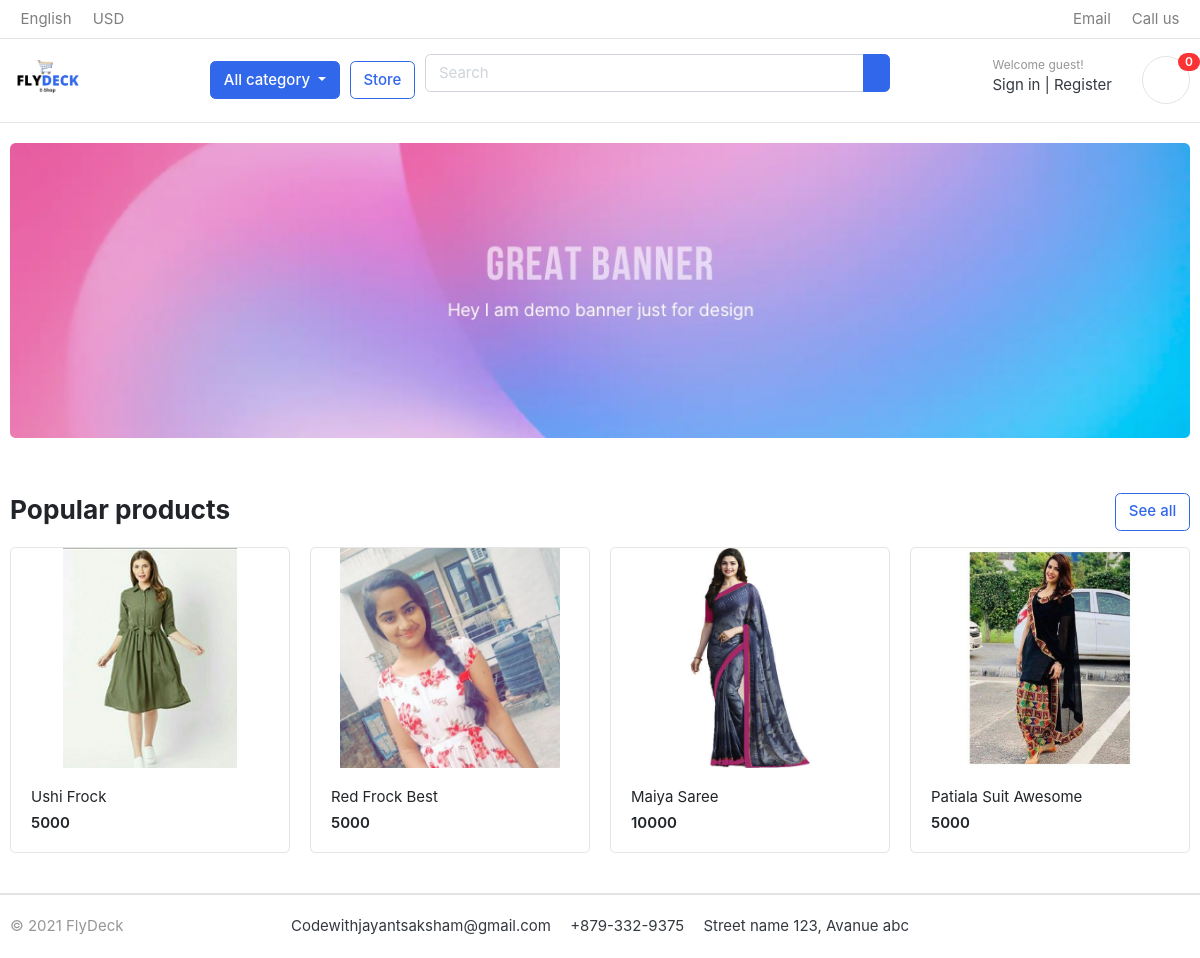
Page /store/?category=3 on the committed database.
### store/models/product.py (models this page shows, shortened)
class Product(models.Model):
	name = models.CharField(max_length=50, default="")
	price = models.PositiveIntegerField(default=0)
	desc = models.CharField(max_length=200, default="")
	category = models.ForeignKey(Category, on_delete = models.CASCADE)
	image = models.ImageField(upload_to="uploads/products")
	@staticmethod
	def getProductByID(id):
		if id:
			return Product.objects.filter(category  = id)
		else:
			return Product.objects.all()

### store/views.py (the view)
# urls.py: 2. Add a URL to urlpatterns:  path('', views.home, name='home')
def home(request):
	allProducts = Product.objects.all()
	allCategories = Category.objects.all()
	category_id = request.GET.get('category', None)
	if category_id is not None:
		allProducts = Product.getProductByID(category_id)
	data = {
		'products' : allProducts,
		'categories' : allCategories
	}
	return render(request, 'index.html', data)

### templates/index.html (shortened to what this page needs)
{% extends 'base.html' %}
{% block content %}
<section class="section-intro padding-y-sm">
<div class="container">
	{% load static %}
<div class="intro-banner-wrap">
	<img src="{% static 'images/banners/1.jpg' %}" class="img-fluid rounded">
</div>
</div>
</section>
<section class="section-name padding-y-sm">
<div class="container">
<header class="section-heading">
	<a href="./store.html" class="btn btn-outline-primary float-right">See all</a>
	<h3 class="section-title">Popular products</h3>
</header>
<div class="row">
	{% for product in products %}
	<div class="col-md-3">
		<div class="card card-product-grid">
			<a href="./product-detail.html" class="img-wrap"> <img src="{{product.image.url}}"> </a>
			<figcaption class="info-wrap">
				<a href="./product-detail.html" class="title">{{product.name}}</a>
				<div class="price mt-1">{{product.price}}</div>
			</figcaption>
		</div>
	</div>
	{% endfor %}
</div>
</div>
</section>
{% endblock content %}

### Ecommerce/static/css/ui.css (style rules this page uses)
html { font-family: "Inter", sans-serif; font-size: 15px; }
.img-wrap { text-align: center; display: block; }
.img-wrap img { max-width: 100%; }
.padding-y-sm { padding-top: 20px; padding-bottom: 20px; }
.section-heading { margin-bottom: 20px; margin-top: 15px; }
.section-title { color: #212529; }
[class*=card-product] a.title { color: #212529; display: block; }
[class*=card-product] .img-wrap { overflow: hidden; position: relative; }
[class*=card-product] .img-wrap img { height: 100%; max-width: 100%; width: auto; display: inline-block; -o-object-fit: cover; object-fit: cover; }
.card-product-grid { margin-bottom: 20px; }
.card-product-grid .img-wrap { border-radius: 0.2rem 0.2rem 0 0; height: 220px; }
.card-product-grid .info-wrap { overflow: hidden; padding: 18px 20px; }
.card .img-wrap { overflow: hidden; }
.price { font-weight: 600; color: #212529; }

### rows in the picture
Product: image (picture), name "Ushi Frock", price "5000"
Product: image (picture), name "Red Frock Best", price "5000"
Product: image (picture), name "Maiya Saree", price "10000"
Product: image (picture), name "Patiala Suit Awesome", price "5000"
